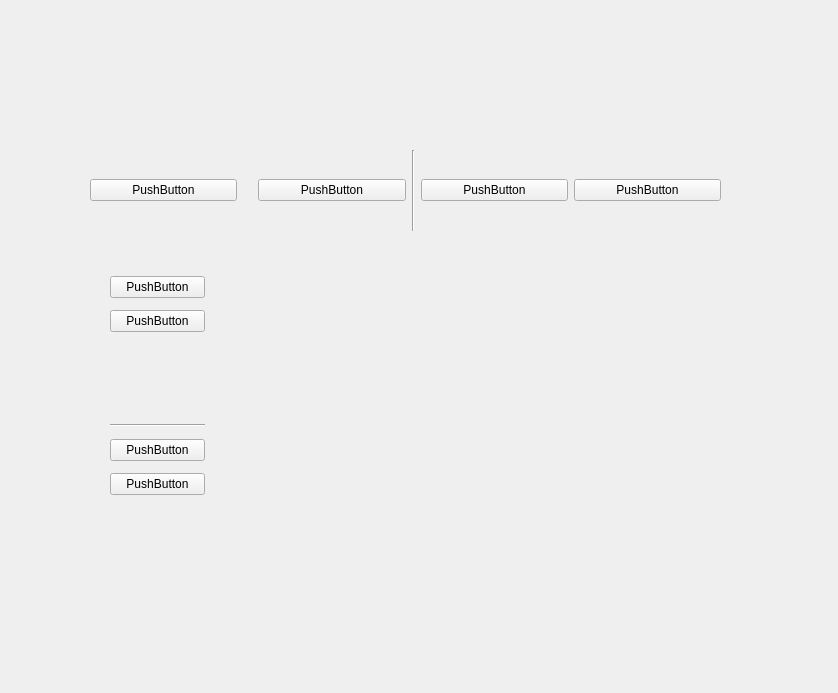
<?xml version="1.0" encoding="UTF-8"?>
<ui version="4.0">
 <class>Form</class>
 <widget class="QWidget" name="Form">
  <property name="geometry">
   <rect>
    <x>0</x>
    <y>0</y>
    <width>838</width>
    <height>693</height>
   </rect>
  </property>
  <property name="windowTitle">
   <string>Form</string>
  </property>
  <widget class="QWidget" name="">
   <property name="geometry">
    <rect>
     <x>90</x>
     <y>150</y>
     <width>631</width>
     <height>81</height>
    </rect>
   </property>
   <layout class="QHBoxLayout" name="horizontalLayout">
    <item>
     <widget class="QPushButton" name="pushButton">
      <property name="text">
       <string>PushButton</string>
      </property>
     </widget>
    </item>
    <item>
     <spacer name="horizontalSpacer">
      <property name="orientation">
       <enum>Qt::Horizontal</enum>
      </property>
      <property name="sizeType">
       <enum>QSizePolicy::Fixed</enum>
      </property>
      <property name="sizeHint" stdset="0">
       <size>
        <width>15</width>
        <height>20</height>
       </size>
      </property>
     </spacer>
    </item>
    <item>
     <widget class="QPushButton" name="pushButton_2">
      <property name="text">
       <string>PushButton</string>
      </property>
     </widget>
    </item>
    <item>
     <widget class="Line" name="line_2">
      <property name="orientation">
       <enum>Qt::Vertical</enum>
      </property>
     </widget>
    </item>
    <item>
     <widget class="QPushButton" name="pushButton_3">
      <property name="text">
       <string>PushButton</string>
      </property>
     </widget>
    </item>
    <item>
     <widget class="QPushButton" name="pushButton_4">
      <property name="text">
       <string>PushButton</string>
      </property>
     </widget>
    </item>
   </layout>
  </widget>
  <widget class="QWidget" name="">
   <property name="geometry">
    <rect>
     <x>110</x>
     <y>270</y>
     <width>95</width>
     <height>232</height>
    </rect>
   </property>
   <layout class="QVBoxLayout" name="verticalLayout">
    <item>
     <widget class="QPushButton" name="pushButton_5">
      <property name="text">
       <string>PushButton</string>
      </property>
     </widget>
    </item>
    <item>
     <widget class="QPushButton" name="pushButton_6">
      <property name="text">
       <string>PushButton</string>
      </property>
     </widget>
    </item>
    <item>
     <spacer name="verticalSpacer">
      <property name="orientation">
       <enum>Qt::Vertical</enum>
      </property>
      <property name="sizeType">
       <enum>QSizePolicy::Fixed</enum>
      </property>
      <property name="sizeHint" stdset="0">
       <size>
        <width>20</width>
        <height>80</height>
       </size>
      </property>
     </spacer>
    </item>
    <item>
     <widget class="Line" name="line">
      <property name="orientation">
       <enum>Qt::Horizontal</enum>
      </property>
     </widget>
    </item>
    <item>
     <widget class="QPushButton" name="pushButton_7">
      <property name="text">
       <string>PushButton</string>
      </property>
     </widget>
    </item>
    <item>
     <widget class="QPushButton" name="pushButton_8">
      <property name="text">
       <string>PushButton</string>
      </property>
     </widget>
    </item>
   </layout>
  </widget>
 </widget>
 <resources/>
 <connections/>
</ui>
